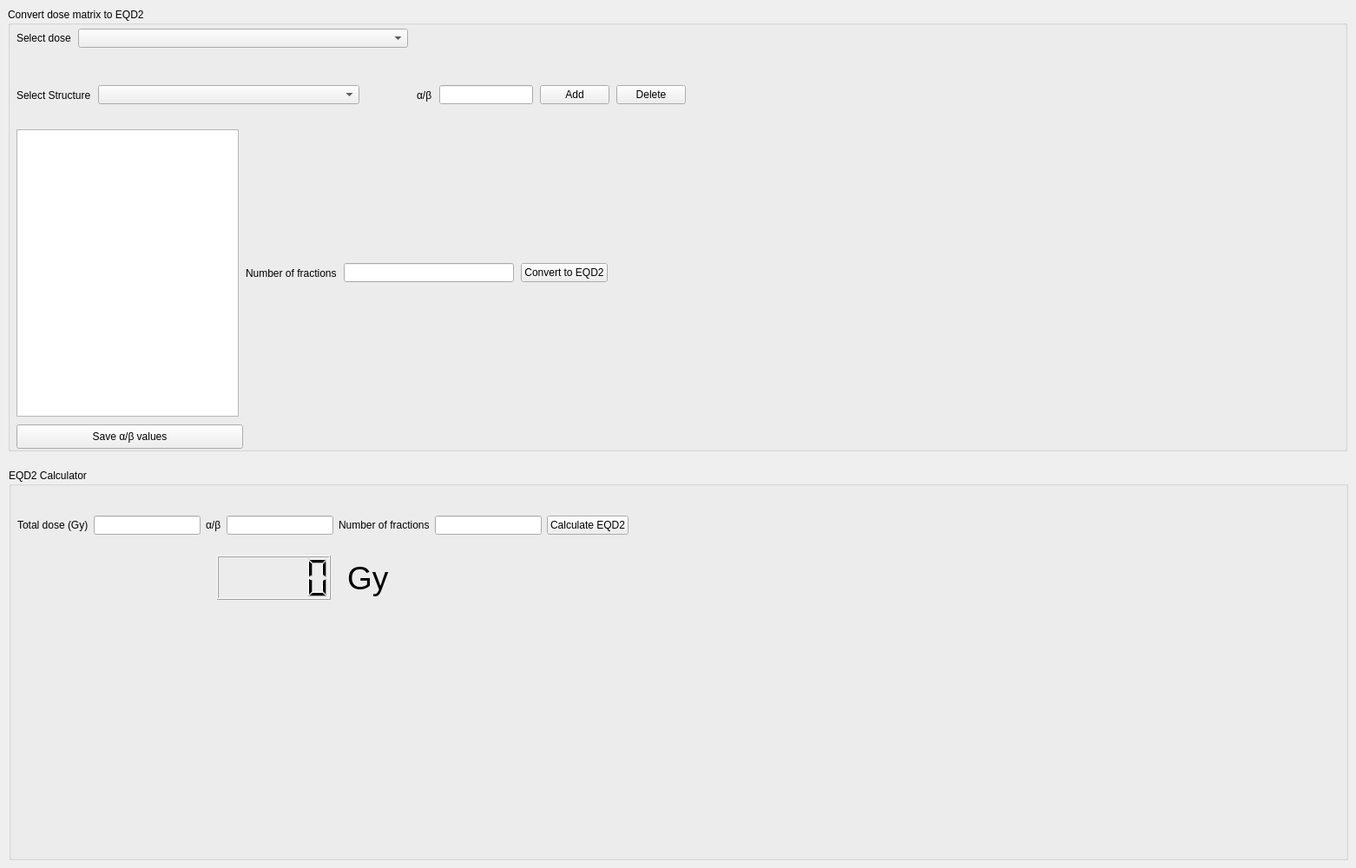
          <widget class="QWidget" name="eqd2">
           <attribute name="title">
            <string>EQD2</string>
           </attribute>
           <widget class="QGroupBox" name="dose_matri_to_eqd2">
            <property name="geometry">
             <rect>
              <x>9</x>
              <y>9</y>
              <width>1543</width>
              <height>511</height>
             </rect>
            </property>
            <property name="title">
             <string>Convert dose matrix to EQD2</string>
            </property>
            <widget class="QWidget" name="layoutWidget">
             <property name="geometry">
              <rect>
               <x>10</x>
               <y>20</y>
               <width>451</width>
               <height>30</height>
              </rect>
             </property>
             <layout class="QHBoxLayout" name="horizontalLayout" stretch="0,3">
              <property name="spacing">
               <number>8</number>
              </property>
              <item>
               <widget class="QLabel" name="eqd2_lab1">
                <property name="text">
                 <string>Select dose</string>
                </property>
               </widget>
              </item>
              <item>
               <widget class="QComboBox" name="dose_list"/>
              </item>
             </layout>
            </widget>
            <widget class="QWidget" name="layoutWidget">
             <property name="geometry">
              <rect>
               <x>10</x>
               <y>70</y>
               <width>771</width>
               <height>61</height>
              </rect>
             </property>
             <layout class="QHBoxLayout" name="chose_struct" stretch="0,8,0,0,0,0,0">
              <property name="spacing">
               <number>8</number>
              </property>
              <item>
               <widget class="QLabel" name="eqd2_lab1_2">
                <property name="text">
                 <string>Select Structure</string>
                </property>
               </widget>
              </item>
              <item>
               <widget class="QComboBox" name="eqd2_struct_list"/>
              </item>
              <item>
               <spacer name="horizontalSpacer_47">
                <property name="orientation">
                 <enum>Qt::Orientation::Horizontal</enum>
                </property>
                <property name="sizeType">
                 <enum>QSizePolicy::Policy::Fixed</enum>
                </property>
                <property name="sizeHint" stdset="0">
                 <size>
                  <width>58</width>
                  <height>20</height>
                 </size>
                </property>
               </spacer>
              </item>
              <item>
               <widget class="QLabel" name="eqd2_lab1_3">
                <property name="text">
                 <string>α/β</string>
                </property>
               </widget>
              </item>
              <item>
               <widget class="QLineEdit" name="ab_input"/>
              </item>
              <item>
               <widget class="QPushButton" name="add_to_ab_list">
                <property name="text">
                 <string>Add</string>
                </property>
               </widget>
              </item>
              <item>
               <widget class="QPushButton" name="delete_from_ab_list">
                <property name="text">
                 <string>Delete</string>
                </property>
               </widget>
              </item>
             </layout>
            </widget>
            <widget class="QWidget" name="layoutWidget">
             <property name="geometry">
              <rect>
               <x>10</x>
               <y>140</y>
               <width>681</width>
               <height>331</height>
              </rect>
             </property>
             <layout class="QHBoxLayout" name="laststep">
              <property name="spacing">
               <number>8</number>
              </property>
              <item>
               <widget class="QTableWidget" name="ab_table"/>
              </item>
              <item>
               <widget class="QLabel" name="n_fractions_label">
                <property name="text">
                 <string>Number of fractions</string>
                </property>
               </widget>
              </item>
              <item>
               <widget class="QLineEdit" name="input_fractions"/>
              </item>
              <item>
               <widget class="QPushButton" name="calc_eqd2">
                <property name="text">
                 <string>Convert to EQD2</string>
                </property>
               </widget>
              </item>
             </layout>
            </widget>
            <widget class="QPushButton" name="ab_matrix">
             <property name="geometry">
              <rect>
               <x>10</x>
               <y>480</y>
               <width>261</width>
               <height>28</height>
              </rect>
             </property>
             <property name="text">
              <string>Save α/β values</string>
             </property>
            </widget>
           </widget>
           <widget class="QGroupBox" name="eqd2_calc">
            <property name="geometry">
             <rect>
              <x>10</x>
              <y>540</y>
              <width>1543</width>
              <height>451</height>
             </rect>
            </property>
            <property name="title">
             <string>EQD2 Calculator</string>
            </property>
            <widget class="QLCDNumber" name="eqd2_out">
             <property name="geometry">
              <rect>
               <x>240</x>
               <y>100</y>
               <width>131</width>
               <height>51</height>
              </rect>
             </property>
            </widget>
            <widget class="QLabel" name="label_1_eqd2_calc_5">
             <property name="geometry">
              <rect>
               <x>390</x>
               <y>100</y>
               <width>91</width>
               <height>51</height>
              </rect>
             </property>
             <property name="font">
              <font>
               <pointsize>28</pointsize>
              </font>
             </property>
             <property name="text">
              <string>Gy</string>
             </property>
             <property name="scaledContents">
              <bool>true</bool>
             </property>
            </widget>
            <widget class="QWidget" name="layoutWidget">
             <property name="geometry">
              <rect>
               <x>10</x>
               <y>50</y>
               <width>704</width>
               <height>30</height>
              </rect>
             </property>
             <layout class="QHBoxLayout" name="horizontalLayout_2">
              <item>
               <widget class="QLabel" name="label_1_eqd2_calc_2">
                <property name="text">
                 <string>Total dose (Gy)</string>
                </property>
               </widget>
              </item>
              <item>
               <widget class="QLineEdit" name="input_total_dose"/>
              </item>
              <item>
               <widget class="QLabel" name="label_1_eqd2_calc_3">
                <property name="text">
                 <string>α/β</string>
                </property>
               </widget>
              </item>
              <item>
               <widget class="QLineEdit" name="input_ab_calculator"/>
              </item>
              <item>
               <widget class="QLabel" name="label_1_eqd2_calc_4">
                <property name="text">
                 <string>Number of fractions</string>
                </property>
               </widget>
              </item>
              <item>
               <widget class="QLineEdit" name="input_frac_calc"/>
              </item>
              <item>
               <widget class="QPushButton" name="calc_eqd2_2">
                <property name="text">
                 <string>Calculate EQD2</string>
                </property>
               </widget>
              </item>
             </layout>
            </widget>
           </widget>
          </widget>
